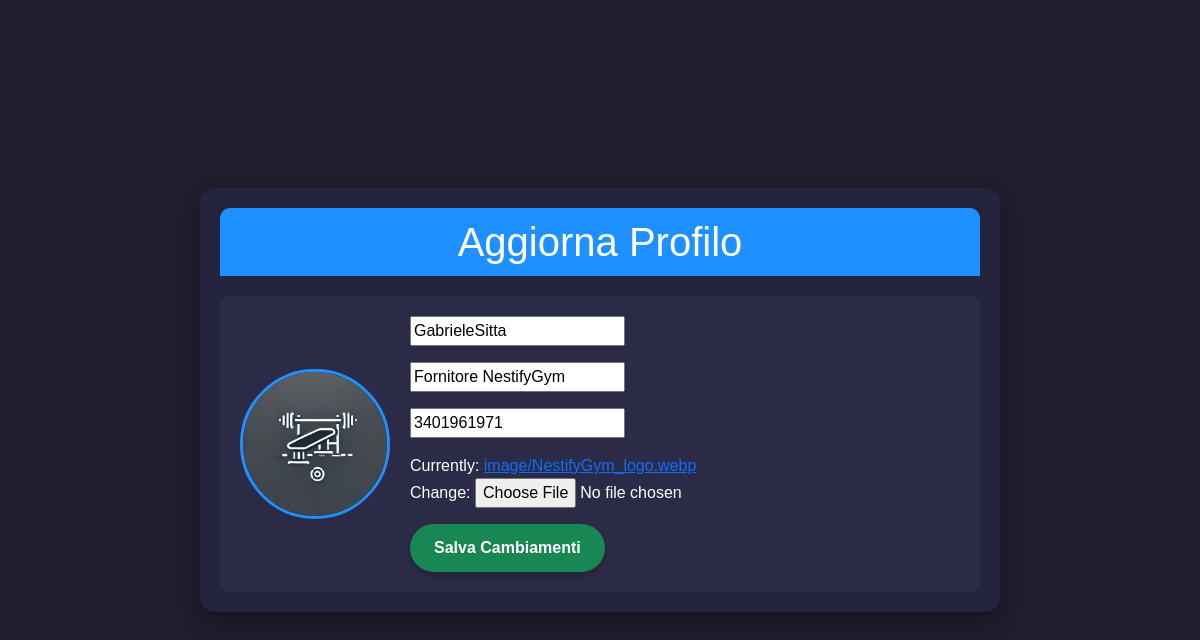
/user/profile/edit/ (signed in), run on the app's committed database.
### userauths/models.py (models this page shows, shortened)
class Profile(models.Model):
    user = models.OneToOneField(User, on_delete=models.CASCADE) #Quando elimino un utente elimino anche il suo profilo
    image = models.ImageField(upload_to="image")
    full_name = models.CharField(max_length=200, null=True, blank=True)
    bio= models.CharField(max_length=200)
    phone = models.CharField(max_length=200) #+39 3491284782

### userauths/views.py (the view)
# urls.py: path("profile/edit/", views.profile_update, name="profile-update"),
def profile_update(request):
    profile = Profile.objects.get(user=request.user)
    if request.method == "POST":
        form = ProfileForm(request.POST, request.FILES, instance=profile)
        if form.is_valid():
            profile_save = form.save(commit=False)
            profile_save.user = request.user
            profile_save.save()
            messages.success(request, "Profilo aggiornato con successo")
            return redirect ("userauths:user-view")
    else:
        form = ProfileForm(instance=profile)
    context = {
        "form": form,
        "profile":profile
    }
    return render (request, "userauths/profile-edit.html",context)

### userauths/forms.py
class ProfileForm(forms.ModelForm):
    full_name = forms.CharField(widget=forms.TextInput(attrs={"placeholder":"Full Name"}))
    bio = forms.CharField(widget=forms.TextInput(attrs={"placeholder":"Bio"}))
    phone = forms.CharField(widget=forms.TextInput(attrs={"placeholder":"Phone"}))
    class Meta:
        model = Profile
        fields = ['full_name', 'image', 'bio', 'phone']

### templates/userauths/profile-edit.html (shortened to what this page needs)
{% load static %}
<!DOCTYPE html>
<html lang="it">
<head>
    <link rel="stylesheet" href="https://cdn.jsdelivr.net/npm/bootstrap@5.3.0/dist/css/bootstrap.min.css">
    <link rel="stylesheet" href="{% static 'css/userauths_css/user_styles.css' %}">
</head>
<body>
    <div class="profile-container">
        <div class="profile-header">
            <h1>Aggiorna Profilo</h1>
        </div>
        <div class="profile-card">
            <div class="profile-image">
                {% if profile.image %}
                <img src="{{ profile.image.url }}" style="width: 150px; height: 150px;" alt="Immagine profilo">
                {% else %}
                <img src="{% static 'media/def_user.jpg' %}" alt="User Avatar" class="avatar"></a>
                {% endif %}
            </div>
            <form action="" method="POST" enctype="multipart/form-data">
                <div class="mb-3">
                    {{form.full_name}}
                </div>
                <div class="mb-3">
                    {{form.bio}}
                </div>
                <div class="mb-3">
                    {{form.phone}}
                </div>
                <div class="mb-3">
                    {{form.image}}
                </div>
                <button class="btn btn-success" type="submit">Salva Cambiamenti</button>
            </form>
        </div>
    </div>
</body>
</html>

### static/css/userauths_css/user_styles.css (style rules this page uses)
body { font-family: Arial, sans-serif; background-color: #1e1e2f; color: #ffffff; margin: 0; padding: 0; display: flex; justify-content: center; align-items: center; height: 100vh; }
.profile-container { width: 80%; max-width: 800px; background-color: #24243e; border-radius: 15px; padding: 20px; box-shadow: 0 10px 20px rgba(0, 0, 0, 0.3); }
.profile-header { text-align: center; background-color: #1e90ff; padding: 10px; border-radius: 10px 10px 0 0; margin-bottom: 20px; }
.profile-header h1 { margin: 0; color: #fff; }
.profile-card { display: flex; align-items: center; gap: 20px; padding: 20px; background-color: #2b2b48; border-radius: 10px; }
.profile-image img { width: 120px; height: 120px; border-radius: 50%; border: 3px solid #1e90ff; }
.btn { padding: 12px 24px; border: none; border-radius: 30px; font-size: 16px; font-weight: bold; cursor: pointer; transition: all 0.3s ease; box-shadow: 0 4px 6px rgba(0, 0, 0, 0.2); }

### data on the page
Profile: image (picture), full_name "GabrieleSitta", bio "Fornitore NestifyGym", phone "3401961971"
